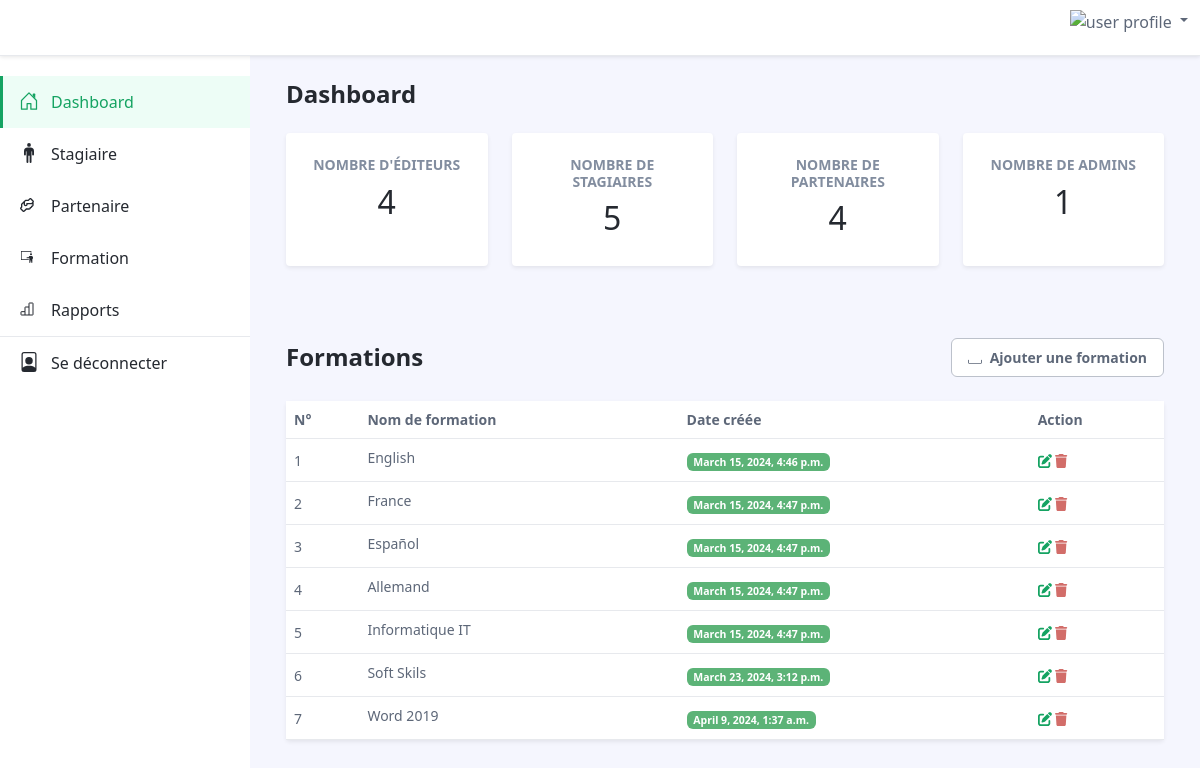
Page /escpasAdminFormation/ (signed in) on the earlier database version.
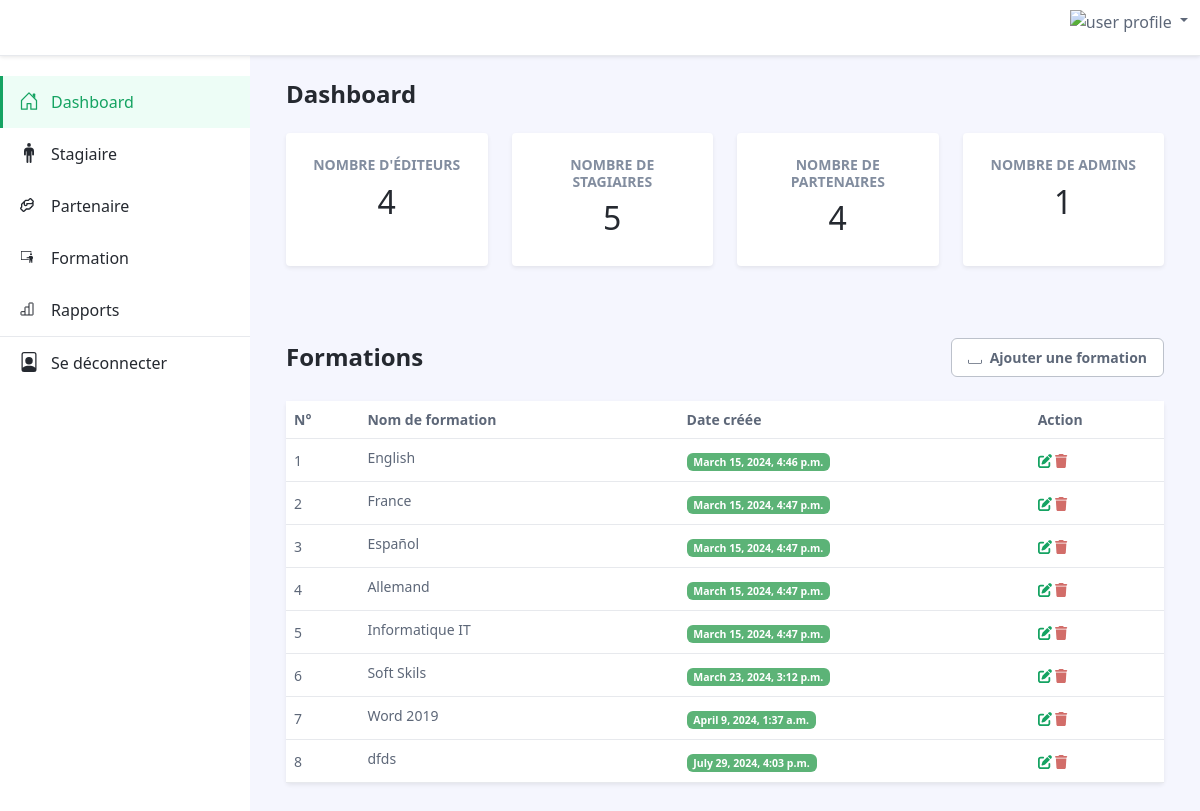
Same page on the later database version.
### takouine/models.py (models this page shows, shortened)
class Formation(models.Model):
    name = models.CharField(max_length=100, unique=True)
    date_created = models.DateTimeField(auto_now_add=True, null=True)
    slugFormation = models.SlugField(blank=True, null=True)

### takouine/decorators.py (the view)
        def wrapper_func(request , *args,**kwargs):
            group = None
            if request.user.groups.exists():
               group =  request.user.groups.all()[0].name
            if group in allowedGroups:
               return view_func(request , *args,**kwargs)
            else:
                return redirect('/')

### takouine/templates/takouine/escpasAdminFormation/formations.html (shortened to what this page needs)
{% extends "takouine/mainDashbord.html" %}
{% load static %}
{% block content %}
<div class="app-wrapper">
	<div class="app-content pt-3 p-md-3 p-lg-4">
		<div class="container-xl">
			<div class="row g-3 mb-4 align-items-center justify-content-between">
				<div class="col-auto">
					<h1 class="app-page-title mb-0">Formations</h1>
				</div>
				<div class="col-auto">
					 <div class="page-utilities">
						<div class="row g-2 justify-content-start justify-content-md-end align-items-center">
							<div class="col-auto">
								<a class="btn app-btn-secondary" href="{% url 'add_formationAdmin' %}">
									<svg width="1em" height="1em" viewBox="0 0 16 16" class="bi bi-plus me-1" fill="currentColor" xmlns="http://www.w3.org/2000/svg">
										<path fill-rule="evenodd" d="M.5 9.9a.5.5 0 0 1 .5.5v2.5a1 1 0 0 0 1 1h12a1 1 0 0 0 1-1v-2.5a.5.5 0 0 1 1 0v2.5a2 2 0 0 1-2 2H2a2 2 0 0 1-2-2v-2.5a.5.5 0 0 1 .5-.5z"/>
									</svg>
									Ajouter une formation
								</a>
							</div>
						</div>
					</div>
				</div>
			</div>
			<div class="tab-content" id="orders-table-tab-content">
				<div class="tab-pane fade show active" id="orders-all" role="tabpanel" aria-labelledby="orders-all-tab">
					<div class="app-card app-card-orders-table shadow-sm mb-5">
						<div class="app-card-body">
							<div class="table-responsive">
								<table class="table app-table-hover mb-0 text-left">
									<thead>
										<tr>
											<th class="cell">N°</th>
											<th class="cell">Nom de formation</th>
											<th class="cell">Date créée</th>
											<th class="cell">Action</th>
										</tr>
									</thead>
									<tbody>
										{% for formation in formations %}
										<tr>
											<td class="cell">{{ forloop.counter }}</td>
											<td class="cell"><span class="truncate">{{ formation.name }}</span></td>
											<td class="cell"><span class="badge bg-success">{{ formation.date_created }}</span></td>
											<td class="cell">
												<a href="{% url 'update_formation' formation.slugFormation %}"><i class="fa-solid fa-pen-to-square"></i></a>
												<a class="text-danger" href="{% url 'delete_formation' formation.slugFormation %}"><i class="fa-solid fa-trash"></i></a>
										</tr>
										{% endfor %}
									</tbody>
								</table>
							</div>
						</div>
					</div>
				</div>
			</div>
		</div>
	</div>
</div>
{% endblock  %}

Differences in the rows shown:
added Formation: name "dfds", date_created "July 29, 2024, 4:03 p.m."
